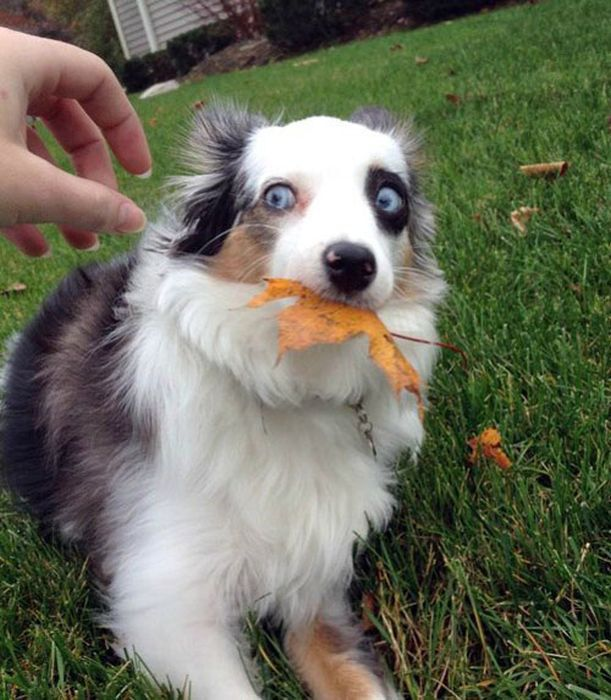
#> input picture Phase 2/Session 3/image.jpg, 611 x 700 px
$ python Subtask_1.py
#> lines starting #> are read from the running program, lines starting #| are printed output that depends on the picture
import numpy as np
import matplotlib.pyplot as plt
import cv2

def convolve(image, kernel):

    kernel = np.flipud(np.fliplr(kernel))

    img_height, img_width = image.shape
    kernel_height, kernel_width = kernel.shape
    pad_height = kernel_height // 2
    pad_width = kernel_width // 2

    padded_image = np.pad(image, ((pad_height, pad_height), (pad_width, pad_width)),
                           mode='constant', constant_values=0)
    output = np.zeros_like(image, dtype=np.float32)
    for i in range(img_height):
        for j in range(img_width):
            region = padded_image[i:i+kernel_height, j:j+kernel_width]
            output[i, j] = np.sum(region * kernel)

    return output

img = cv2.imread('image.jpg', cv2.IMREAD_GRAYSCALE)
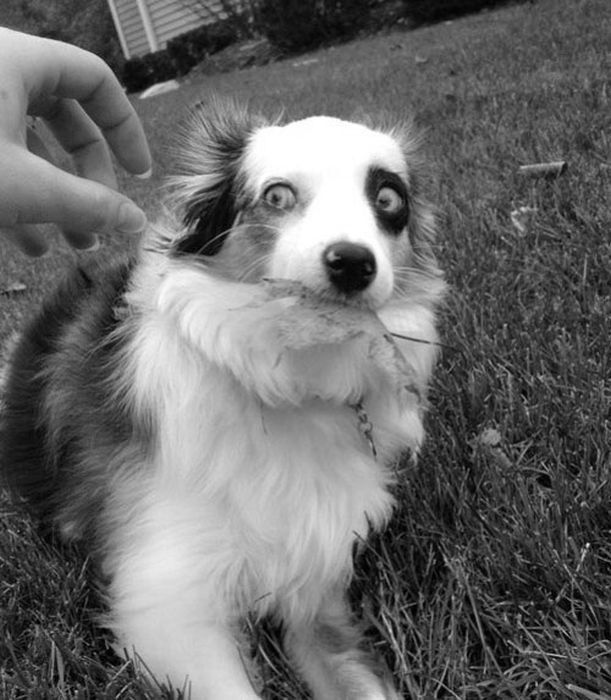
#> img: shape (700, 611); min 0, max 255, mean 106.1
fig, axes = plt.subplots(2, 2, figsize=(8, 8))

axes[0, 0].imshow(img, cmap='gray')
axes[0, 0].set_title('Original Image')
axes[0, 0].axis('off')

axes[0, 1].imshow(convolve(img, np.ones((5, 5)) / 25), cmap='gray') #ignore status
#> in convolve, `kernel = np.flipud(np.fliplr(kernel))`: kernel = [[0.04, 0.04, 0.04, 0.04, 0.04], [0.04, 0.04, 0.04, 0.04, 0.04], [0.04, 0.04, 0.04, 0.04, 0.04], [0.04, 0.04, 0.04, 0.04, 0.04], [0.04, 0.04, 0.04, 0.04, 0.04]]
#> in convolve, `padded_image = np.pad(image, ((pad_height, pad_height), (pad_width, pa..`:
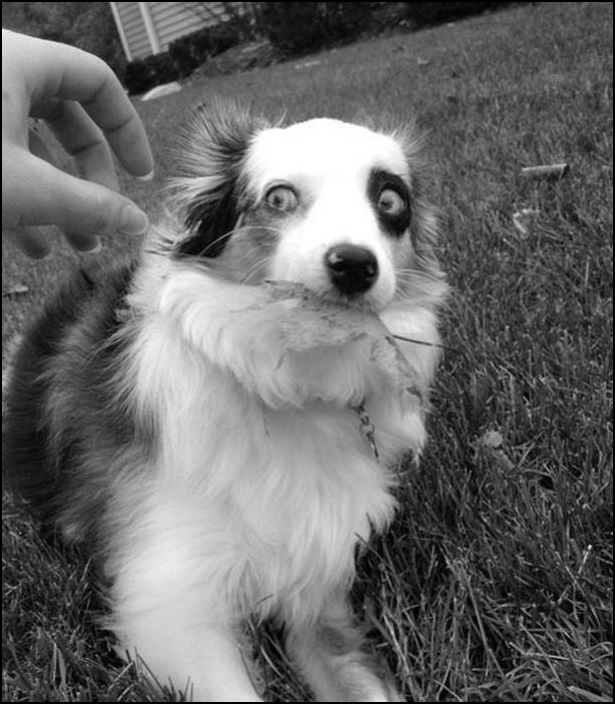
#> padded_image: shape (704, 615); min 0, max 255, mean 104.8
axes[0, 1].set_title('Box Filter')
axes[0, 1].axis('off')

axes[1, 0].imshow(convolve(img, np.array([[-1, 0, 1], [-2, 0, 2], [-1, 0, 1]])), cmap='gray')
#> in convolve (call 2), `kernel = np.flipud(np.fliplr(kernel))`: kernel = [[1, 0, -1], [2, 0, -2], [1, 0, -1]]
#> in convolve (call 2), `padded_image = np.pad(image, ((pad_height, pad_height), (pad_width, pa..`:
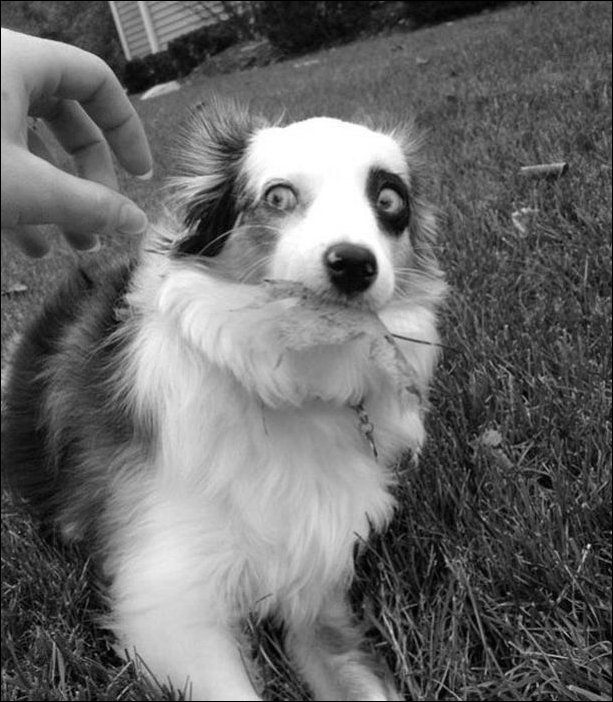
#> padded_image: shape (702, 613); min 0, max 255, mean 105.4
#> after the loop in convolve (call 2), `for i in range(img_height):`:
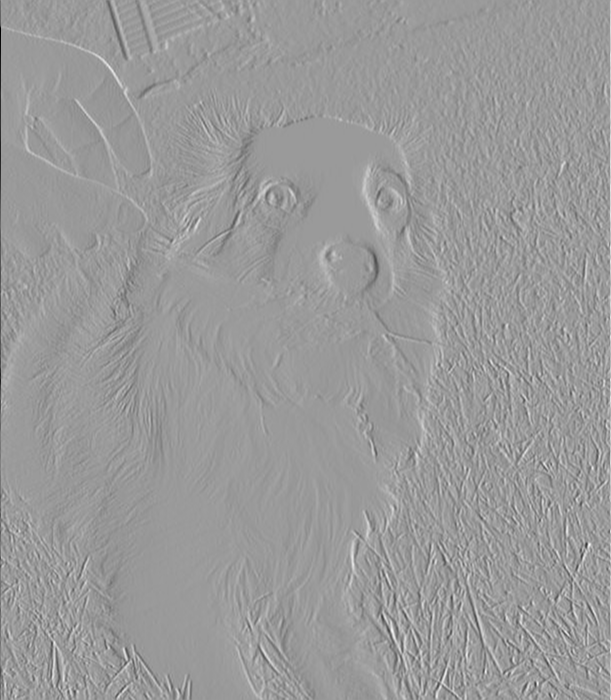
#> output: shape (700, 611) float32; min -920, max 603, mean 0.2; drawn with min black and max white
axes[1, 0].set_title('Horizontal Sobel Filter')
axes[1, 0].axis('off')

axes[1, 1].imshow(convolve(img, np.array([[-1, -2, -1], [0, 0, 0], [1, 2, 1]])), cmap='gray')
#> in convolve (call 3), `kernel = np.flipud(np.fliplr(kernel))`: kernel = [[1, 2, 1], [0, 0, 0], [-1, -2, -1]]
#> after the loop in convolve (call 3), `for i in range(img_height):`:
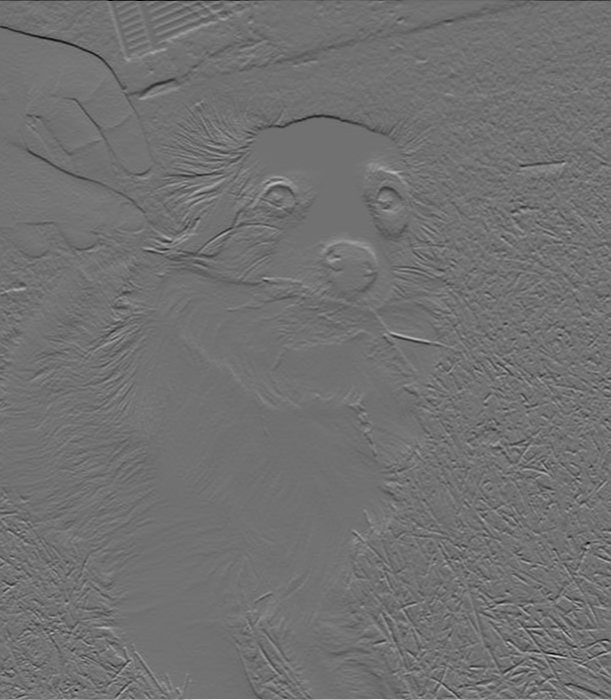
#> output: shape (700, 611) float32; min -723, max 898, mean -0.2; drawn with min black and max white
axes[1, 1].set_title('Vertical Sobel Filter')
axes[1, 1].axis('off')

plt.show()
